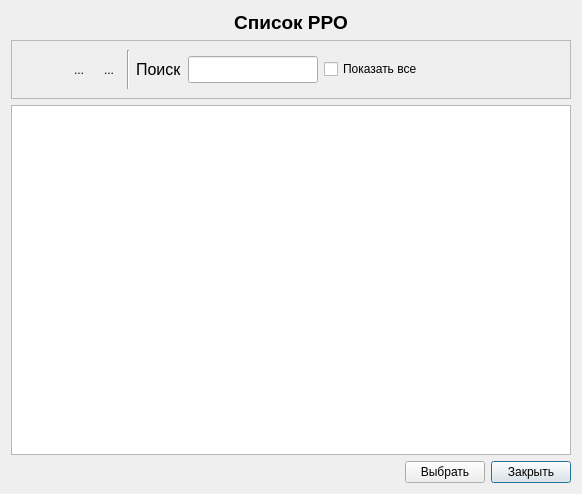
<?xml version="1.0" encoding="UTF-8"?>
<ui version="4.0">
 <class>RroListDialog</class>
 <widget class="QDialog" name="RroListDialog">
  <property name="geometry">
   <rect>
    <x>0</x>
    <y>0</y>
    <width>582</width>
    <height>494</height>
   </rect>
  </property>
  <property name="windowTitle">
   <string>Dialog</string>
  </property>
  <layout class="QGridLayout" name="gridLayout_2">
   <item row="1" column="0" colspan="3">
    <widget class="QFrame" name="frame">
     <property name="frameShape">
      <enum>QFrame::StyledPanel</enum>
     </property>
     <property name="frameShadow">
      <enum>QFrame::Raised</enum>
     </property>
     <layout class="QGridLayout" name="gridLayout">
      <item row="0" column="6">
       <widget class="QLineEdit" name="lineEditFind">
        <property name="maximumSize">
         <size>
          <width>130</width>
          <height>16777215</height>
         </size>
        </property>
        <property name="font">
         <font>
          <pointsize>12</pointsize>
         </font>
        </property>
        <property name="toolTip">
         <string>&lt;html&gt;&lt;head/&gt;&lt;body&gt;&lt;p&gt;Введите томер терминала, ЗН или ФН для поиска&lt;/p&gt;&lt;/body&gt;&lt;/html&gt;</string>
        </property>
       </widget>
      </item>
      <item row="0" column="3">
       <widget class="Line" name="line">
        <property name="orientation">
         <enum>Qt::Vertical</enum>
        </property>
       </widget>
      </item>
      <item row="0" column="0">
       <widget class="QToolButton" name="toolButtonNew">
        <property name="toolTip">
         <string>&lt;html&gt;&lt;head/&gt;&lt;body&gt;&lt;p&gt;&lt;span style=&quot; font-size:10pt;&quot;&gt;Новый РРО... Ins&lt;/span&gt;&lt;/p&gt;&lt;/body&gt;&lt;/html&gt;</string>
        </property>
        <property name="text">
         <string/>
        </property>
        <property name="icon">
         <iconset resource="resource.qrc">
          <normaloff>:/Image/new.png</normaloff>:/Image/new.png</iconset>
        </property>
        <property name="iconSize">
         <size>
          <width>32</width>
          <height>32</height>
         </size>
        </property>
        <property name="shortcut">
         <string>Ins</string>
        </property>
        <property name="autoRaise">
         <bool>true</bool>
        </property>
       </widget>
      </item>
      <item row="0" column="1">
       <widget class="QToolButton" name="toolButtonEdit">
        <property name="toolTip">
         <string>&lt;html&gt;&lt;head/&gt;&lt;body&gt;&lt;p&gt;&lt;span style=&quot; font-size:10pt;&quot;&gt;Изменить информации по РРО... Ctrl+E&lt;/span&gt;&lt;/p&gt;&lt;/body&gt;&lt;/html&gt;</string>
        </property>
        <property name="text">
         <string>...</string>
        </property>
        <property name="icon">
         <iconset resource="resource.qrc">
          <normaloff>:/Image/edit.png</normaloff>:/Image/edit.png</iconset>
        </property>
        <property name="iconSize">
         <size>
          <width>32</width>
          <height>32</height>
         </size>
        </property>
        <property name="shortcut">
         <string>Ctrl+E</string>
        </property>
        <property name="autoRaise">
         <bool>true</bool>
        </property>
       </widget>
      </item>
      <item row="0" column="5">
       <widget class="QLabel" name="label_2">
        <property name="font">
         <font>
          <pointsize>12</pointsize>
         </font>
        </property>
        <property name="text">
         <string>Поиск</string>
        </property>
       </widget>
      </item>
      <item row="0" column="2">
       <widget class="QToolButton" name="toolButtonDelete">
        <property name="toolTip">
         <string>&lt;html&gt;&lt;head/&gt;&lt;body&gt;&lt;p&gt;Удалить РРО.. Del&lt;/p&gt;&lt;/body&gt;&lt;/html&gt;</string>
        </property>
        <property name="text">
         <string>...</string>
        </property>
        <property name="icon">
         <iconset resource="resource.qrc">
          <normaloff>:/Image/delete.png</normaloff>:/Image/delete.png</iconset>
        </property>
        <property name="iconSize">
         <size>
          <width>32</width>
          <height>32</height>
         </size>
        </property>
        <property name="shortcut">
         <string>Del</string>
        </property>
        <property name="autoRaise">
         <bool>true</bool>
        </property>
       </widget>
      </item>
      <item row="0" column="8">
       <spacer name="horizontalSpacer">
        <property name="orientation">
         <enum>Qt::Horizontal</enum>
        </property>
        <property name="sizeHint" stdset="0">
         <size>
          <width>40</width>
          <height>20</height>
         </size>
        </property>
       </spacer>
      </item>
      <item row="0" column="7">
       <widget class="QCheckBox" name="checkBox">
        <property name="text">
         <string>Показать все</string>
        </property>
       </widget>
      </item>
     </layout>
    </widget>
   </item>
   <item row="2" column="0" colspan="3">
    <widget class="QTableView" name="tableView">
     <property name="font">
      <font>
       <pointsize>12</pointsize>
      </font>
     </property>
     <property name="contextMenuPolicy">
      <enum>Qt::DefaultContextMenu</enum>
     </property>
     <property name="editTriggers">
      <set>QAbstractItemView::NoEditTriggers</set>
     </property>
     <property name="alternatingRowColors">
      <bool>true</bool>
     </property>
     <property name="selectionMode">
      <enum>QAbstractItemView::SingleSelection</enum>
     </property>
     <property name="selectionBehavior">
      <enum>QAbstractItemView::SelectRows</enum>
     </property>
     <property name="sortingEnabled">
      <bool>true</bool>
     </property>
    </widget>
   </item>
   <item row="3" column="2">
    <widget class="QPushButton" name="pushButton">
     <property name="text">
      <string>Закрыть</string>
     </property>
    </widget>
   </item>
   <item row="3" column="0">
    <spacer name="horizontalSpacer_2">
     <property name="orientation">
      <enum>Qt::Horizontal</enum>
     </property>
     <property name="sizeHint" stdset="0">
      <size>
       <width>40</width>
       <height>20</height>
      </size>
     </property>
    </spacer>
   </item>
   <item row="0" column="0" colspan="3">
    <widget class="QLabel" name="label">
     <property name="font">
      <font>
       <pointsize>14</pointsize>
       <weight>75</weight>
       <bold>true</bold>
      </font>
     </property>
     <property name="text">
      <string>Список РРО</string>
     </property>
     <property name="alignment">
      <set>Qt::AlignCenter</set>
     </property>
    </widget>
   </item>
   <item row="3" column="1">
    <widget class="QPushButton" name="pushButtonSelect">
     <property name="text">
      <string>Выбрать</string>
     </property>
    </widget>
   </item>
  </layout>
 </widget>
 <resources>
  <include location="resource.qrc"/>
 </resources>
 <connections/>
</ui>
